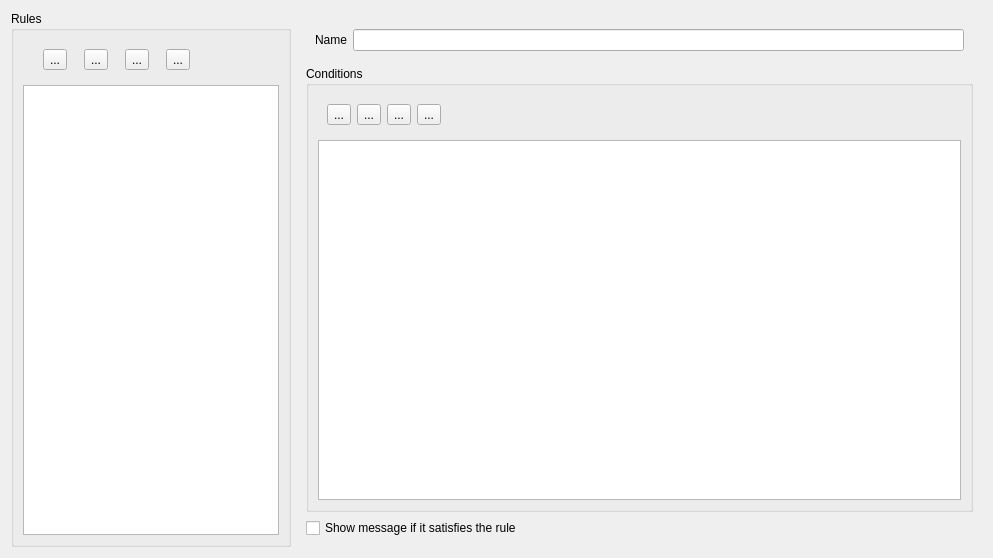
<?xml version="1.0" encoding="UTF-8"?>
<ui version="4.0">
 <class>Options</class>
 <widget class="QWidget" name="Options">
  <property name="geometry">
   <rect>
    <x>0</x>
    <y>0</y>
    <width>993</width>
    <height>558</height>
   </rect>
  </property>
  <property name="windowTitle">
   <string>Form</string>
  </property>
  <layout class="QHBoxLayout" name="horizontalLayout_4">
   <item>
    <widget class="QGroupBox" name="groupBox">
     <property name="title">
      <string>Rules</string>
     </property>
     <layout class="QVBoxLayout" name="verticalLayout">
      <item>
       <widget class="QWidget" name="widget" native="true">
        <layout class="QHBoxLayout" name="horizontalLayout">
         <item>
          <widget class="QToolButton" name="btAddRule">
           <property name="text">
            <string>...</string>
           </property>
          </widget>
         </item>
         <item>
          <widget class="QToolButton" name="btRemoveRule">
           <property name="text">
            <string>...</string>
           </property>
          </widget>
         </item>
         <item>
          <widget class="QToolButton" name="btUpRule">
           <property name="text">
            <string>...</string>
           </property>
          </widget>
         </item>
         <item>
          <widget class="QToolButton" name="btDownRule">
           <property name="text">
            <string>...</string>
           </property>
          </widget>
         </item>
         <item>
          <spacer name="horizontalSpacer">
           <property name="orientation">
            <enum>Qt::Horizontal</enum>
           </property>
           <property name="sizeType">
            <enum>QSizePolicy::Preferred</enum>
           </property>
           <property name="sizeHint" stdset="0">
            <size>
             <width>69</width>
             <height>20</height>
            </size>
           </property>
          </spacer>
         </item>
        </layout>
       </widget>
      </item>
      <item>
       <widget class="QListWidget" name="lwRules">
        <property name="sizePolicy">
         <sizepolicy hsizetype="Preferred" vsizetype="Expanding">
          <horstretch>0</horstretch>
          <verstretch>0</verstretch>
         </sizepolicy>
        </property>
       </widget>
      </item>
     </layout>
    </widget>
   </item>
   <item>
    <widget class="QWidget" name="wRulePane" native="true">
     <layout class="QVBoxLayout" name="verticalLayout_3">
      <item>
       <widget class="QWidget" name="widget" native="true">
        <layout class="QHBoxLayout" name="horizontalLayout_2">
         <item>
          <widget class="QLabel" name="label">
           <property name="text">
            <string>Name</string>
           </property>
          </widget>
         </item>
         <item>
          <widget class="QLineEdit" name="lneRuleName"/>
         </item>
        </layout>
       </widget>
      </item>
      <item>
       <widget class="QGroupBox" name="groupBox">
        <property name="title">
         <string>Conditions</string>
        </property>
        <layout class="QVBoxLayout" name="verticalLayout_2">
         <item>
          <widget class="QWidget" name="widget_3" native="true">
           <layout class="QHBoxLayout" name="horizontalLayout_3">
            <item>
             <widget class="QToolButton" name="btAddCondition">
              <property name="text">
               <string>...</string>
              </property>
             </widget>
            </item>
            <item>
             <widget class="QToolButton" name="btRemoveCondition">
              <property name="text">
               <string>...</string>
              </property>
             </widget>
            </item>
            <item>
             <widget class="QToolButton" name="btUpCondition">
              <property name="text">
               <string>...</string>
              </property>
             </widget>
            </item>
            <item>
             <widget class="QToolButton" name="btDownCondition">
              <property name="text">
               <string>...</string>
              </property>
             </widget>
            </item>
            <item>
             <spacer name="horizontalSpacer_2">
              <property name="orientation">
               <enum>Qt::Horizontal</enum>
              </property>
              <property name="sizeHint" stdset="0">
               <size>
                <width>42</width>
                <height>20</height>
               </size>
              </property>
             </spacer>
            </item>
           </layout>
          </widget>
         </item>
         <item>
          <widget class="QTableWidget" name="twConditions">
           <property name="showGrid">
            <bool>false</bool>
           </property>
           <property name="columnCount">
            <number>3</number>
           </property>
           <attribute name="horizontalHeaderVisible">
            <bool>false</bool>
           </attribute>
           <attribute name="horizontalHeaderStretchLastSection">
            <bool>true</bool>
           </attribute>
           <column/>
           <column/>
           <column/>
          </widget>
         </item>
        </layout>
       </widget>
      </item>
      <item>
       <widget class="QCheckBox" name="chkShowMessage">
        <property name="text">
         <string>Show message if it satisfies the rule</string>
        </property>
       </widget>
      </item>
     </layout>
    </widget>
   </item>
  </layout>
 </widget>
 <resources/>
 <connections>
  <connection>
   <sender>lneRuleName</sender>
   <signal>textEdited(QString)</signal>
   <receiver>Options</receiver>
   <slot>updateRuleName(QString)</slot>
   <hints>
    <hint type="sourcelabel">
     <x>388</x>
     <y>31</y>
    </hint>
    <hint type="destinationlabel">
     <x>994</x>
     <y>22</y>
    </hint>
   </hints>
  </connection>
  <connection>
   <sender>btAddRule</sender>
   <signal>clicked()</signal>
   <receiver>Options</receiver>
   <slot>addRule()</slot>
   <hints>
    <hint type="sourcelabel">
     <x>44</x>
     <y>64</y>
    </hint>
    <hint type="destinationlabel">
     <x>-1</x>
     <y>55</y>
    </hint>
   </hints>
  </connection>
  <connection>
   <sender>btRemoveRule</sender>
   <signal>clicked()</signal>
   <receiver>Options</receiver>
   <slot>removeRule()</slot>
   <hints>
    <hint type="sourcelabel">
     <x>87</x>
     <y>67</y>
    </hint>
    <hint type="destinationlabel">
     <x>2</x>
     <y>110</y>
    </hint>
   </hints>
  </connection>
  <connection>
   <sender>btUpRule</sender>
   <signal>clicked()</signal>
   <receiver>Options</receiver>
   <slot>upRule()</slot>
   <hints>
    <hint type="sourcelabel">
     <x>121</x>
     <y>64</y>
    </hint>
    <hint type="destinationlabel">
     <x>0</x>
     <y>157</y>
    </hint>
   </hints>
  </connection>
  <connection>
   <sender>btDownRule</sender>
   <signal>clicked()</signal>
   <receiver>Options</receiver>
   <slot>downRule()</slot>
   <hints>
    <hint type="sourcelabel">
     <x>170</x>
     <y>57</y>
    </hint>
    <hint type="destinationlabel">
     <x>0</x>
     <y>224</y>
    </hint>
   </hints>
  </connection>
  <connection>
   <sender>btAddCondition</sender>
   <signal>clicked()</signal>
   <receiver>Options</receiver>
   <slot>addCondition()</slot>
   <hints>
    <hint type="sourcelabel">
     <x>329</x>
     <y>112</y>
    </hint>
    <hint type="destinationlabel">
     <x>995</x>
     <y>89</y>
    </hint>
   </hints>
  </connection>
  <connection>
   <sender>btRemoveCondition</sender>
   <signal>clicked()</signal>
   <receiver>Options</receiver>
   <slot>removeCondition()</slot>
   <hints>
    <hint type="sourcelabel">
     <x>360</x>
     <y>121</y>
    </hint>
    <hint type="destinationlabel">
     <x>991</x>
     <y>159</y>
    </hint>
   </hints>
  </connection>
  <connection>
   <sender>btUpCondition</sender>
   <signal>clicked()</signal>
   <receiver>Options</receiver>
   <slot>upCondition()</slot>
   <hints>
    <hint type="sourcelabel">
     <x>408</x>
     <y>120</y>
    </hint>
    <hint type="destinationlabel">
     <x>990</x>
     <y>217</y>
    </hint>
   </hints>
  </connection>
  <connection>
   <sender>btDownCondition</sender>
   <signal>clicked()</signal>
   <receiver>Options</receiver>
   <slot>downCondition()</slot>
   <hints>
    <hint type="sourcelabel">
     <x>460</x>
     <y>108</y>
    </hint>
    <hint type="destinationlabel">
     <x>991</x>
     <y>275</y>
    </hint>
   </hints>
  </connection>
  <connection>
   <sender>lwRules</sender>
   <signal>currentRowChanged(int)</signal>
   <receiver>Options</receiver>
   <slot>setRulePane(int)</slot>
   <hints>
    <hint type="sourcelabel">
     <x>192</x>
     <y>276</y>
    </hint>
    <hint type="destinationlabel">
     <x>992</x>
     <y>535</y>
    </hint>
   </hints>
  </connection>
  <connection>
   <sender>lwRules</sender>
   <signal>currentRowChanged(int)</signal>
   <receiver>Options</receiver>
   <slot>updateRuleButtons()</slot>
   <hints>
    <hint type="sourcelabel">
     <x>191</x>
     <y>300</y>
    </hint>
    <hint type="destinationlabel">
     <x>993</x>
     <y>489</y>
    </hint>
   </hints>
  </connection>
  <connection>
   <sender>twConditions</sender>
   <signal>currentCellChanged(int,int,int,int)</signal>
   <receiver>Options</receiver>
   <slot>updateConditionButtons()</slot>
   <hints>
    <hint type="sourcelabel">
     <x>516</x>
     <y>355</y>
    </hint>
    <hint type="destinationlabel">
     <x>993</x>
     <y>379</y>
    </hint>
   </hints>
  </connection>
  <connection>
   <sender>btAddRule</sender>
   <signal>clicked()</signal>
   <receiver>Options</receiver>
   <slot>hack()</slot>
   <hints>
    <hint type="sourcelabel">
     <x>42</x>
     <y>69</y>
    </hint>
    <hint type="destinationlabel">
     <x>281</x>
     <y>5</y>
    </hint>
   </hints>
  </connection>
  <connection>
   <sender>btRemoveRule</sender>
   <signal>clicked()</signal>
   <receiver>Options</receiver>
   <slot>hack()</slot>
   <hints>
    <hint type="sourcelabel">
     <x>74</x>
     <y>60</y>
    </hint>
    <hint type="destinationlabel">
     <x>343</x>
     <y>4</y>
    </hint>
   </hints>
  </connection>
  <connection>
   <sender>btUpRule</sender>
   <signal>clicked()</signal>
   <receiver>Options</receiver>
   <slot>hack()</slot>
   <hints>
    <hint type="sourcelabel">
     <x>110</x>
     <y>53</y>
    </hint>
    <hint type="destinationlabel">
     <x>420</x>
     <y>3</y>
    </hint>
   </hints>
  </connection>
  <connection>
   <sender>btDownRule</sender>
   <signal>clicked()</signal>
   <receiver>Options</receiver>
   <slot>hack()</slot>
   <hints>
    <hint type="sourcelabel">
     <x>160</x>
     <y>53</y>
    </hint>
    <hint type="destinationlabel">
     <x>495</x>
     <y>1</y>
    </hint>
   </hints>
  </connection>
  <connection>
   <sender>btAddCondition</sender>
   <signal>clicked()</signal>
   <receiver>Options</receiver>
   <slot>hack()</slot>
   <hints>
    <hint type="sourcelabel">
     <x>316</x>
     <y>118</y>
    </hint>
    <hint type="destinationlabel">
     <x>639</x>
     <y>0</y>
    </hint>
   </hints>
  </connection>
  <connection>
   <sender>btRemoveCondition</sender>
   <signal>clicked()</signal>
   <receiver>Options</receiver>
   <slot>hack()</slot>
   <hints>
    <hint type="sourcelabel">
     <x>376</x>
     <y>103</y>
    </hint>
    <hint type="destinationlabel">
     <x>735</x>
     <y>2</y>
    </hint>
   </hints>
  </connection>
  <connection>
   <sender>btUpCondition</sender>
   <signal>clicked()</signal>
   <receiver>Options</receiver>
   <slot>hack()</slot>
   <hints>
    <hint type="sourcelabel">
     <x>394</x>
     <y>112</y>
    </hint>
    <hint type="destinationlabel">
     <x>804</x>
     <y>-3</y>
    </hint>
   </hints>
  </connection>
  <connection>
   <sender>btDownCondition</sender>
   <signal>clicked()</signal>
   <receiver>Options</receiver>
   <slot>hack()</slot>
   <hints>
    <hint type="sourcelabel">
     <x>450</x>
     <y>113</y>
    </hint>
    <hint type="destinationlabel">
     <x>876</x>
     <y>4</y>
    </hint>
   </hints>
  </connection>
 </connections>
 <slots>
  <slot>addRule()</slot>
  <slot>removeRule()</slot>
  <slot>upRule()</slot>
  <slot>downRule()</slot>
  <slot>addCondition()</slot>
  <slot>removeCondition()</slot>
  <slot>upCondition()</slot>
  <slot>downCondition()</slot>
  <slot>updateRuleName(QString)</slot>
  <slot>setRulePane(int)</slot>
  <slot>updateRuleButtons()</slot>
  <slot>updateConditionButtons()</slot>
  <slot>hack()</slot>
 </slots>
</ui>
